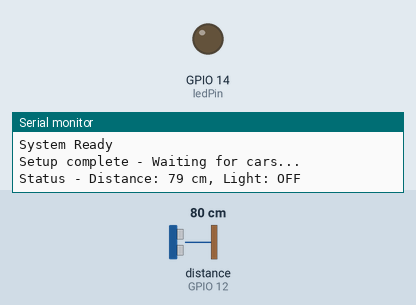
Simulated run of this sketch. Board: ESP32. Parts: output pins drawn as LEDs (lit = HIGH), the last lines printed to the serial monitor. Wiring (inferred from the names in the program): ultrasonic range finder: trigger GPIO 13; echo GPIO 12. Inputs (shaded band) come from the test bench; at power-on: distance to the obstacle (sensor on GPIO 12) 80 cm. The echo pulse lasts 58.3 µs per cm; pins used as bus, display or sensor lines are not drawn.

Above: at 1.2 s.
1.3 s: distance to the obstacle (sensor on GPIO 12) set to 43 cm
2.8 s: distance to the obstacle (sensor on GPIO 12) set to 36 cm
At 3.2 s:
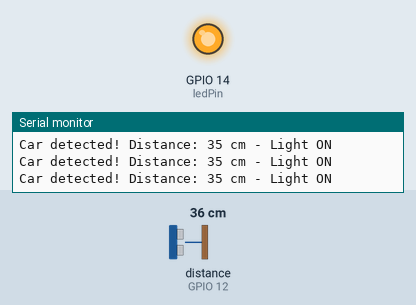
Timing chart, 0 to 5.8 s (numbered marks = the images above; inputs shaded):
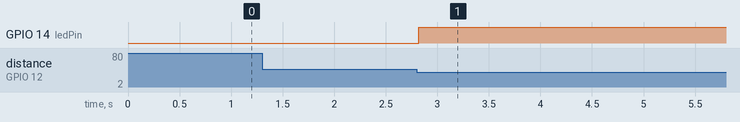

Measured:
- the behaviour switches between 41 and 40 cm on distance to the obstacle (sensor on GPIO 12) (found by bisection; images 0 and 1)
- after the input at 2.8 s, GPIO 14 (ledPin): LOW → HIGH at once

The sketch:

latest_light.ino
```cpp
#include <freertos/FreeRTOS.h>
#include <freertos/task.h>
#include <freertos/semphr.h>

#define TRIGGER_PIN 13
#define ECHO_PIN 12
#define NUM_READINGS 3
const int ledPin = 14;
#define LANTERN_ON HIGH
#define LANTERN_OFF LOW

//фильтр для сглаживания расстояния
#define FILTER_ALPHA 0.6

//время удержания(мс)
#define HOLD_TIME_AFTER_CAR 5000

//Volatile переменные для обмена данными с прерыванием
volatile unsigned long startTime = 0;
volatile unsigned long endTime = 0;
volatile bool newDataAvailable = false;

//для управления фонарем
volatile bool statlight = false;
volatile unsigned long lightOnTime = 0;
volatile bool holdMode = false;
volatile unsigned long holdStartTime = 0;

//история измерений
int distancesCm[NUM_READINGS];
unsigned long readingTimesMs[NUM_READINGS];
int readingIndex = 0;
bool readingsFull = false;

//фильтрованное расстояние
float filteredDistance = 200.0;

//мьютекс для защиты общих переменных
SemaphoreHandle_t dataMutex;

//обработчик прерывания(ISR)
void IRAM_ATTR handleEchoInterrupt() {
  if (digitalRead(ECHO_PIN) == HIGH) {
    startTime = micros();
  } else {
    endTime = micros();
    newDataAvailable = true;
  }
}

//задача FreeRTOS для запуска измерений
void TaskMeasureDistance(void *pvParameters) {
  while (1) {
    digitalWrite(TRIGGER_PIN, LOW);
    delayMicroseconds(2);
    digitalWrite(TRIGGER_PIN, HIGH);
    delayMicroseconds(10);
    digitalWrite(TRIGGER_PIN, LOW);
    vTaskDelay(pdMS_TO_TICKS(50));
  }
}

//экспоненциальное сглаживание
float applyFilter(float newValue, float oldValue, float alpha) {
  return alpha * newValue + (1.0 - alpha) * oldValue;
}

//управление фонарем
void updateLightControl(int currentDistance) {
  unsigned long currentMillis = millis();

  //фильтрация расстояния
  filteredDistance = applyFilter(currentDistance, filteredDistance, FILTER_ALPHA);

  //проверка условий включения
  if (filteredDistance < 40 && filteredDistance > 0) {
    //машина обнаружена вблизи
    digitalWrite(ledPin, LANTERN_ON);
    statlight = true;
    lightOnTime = currentMillis;
    holdMode = false;

    //отладка через Serial
    Serial.print("Car detected! Distance: ");
    Serial.print((int)filteredDistance);
    Serial.println(" cm - Light ON");
  }
  else {
    //машина уехала или не обнаружена
    if (statlight && !holdMode) {
      //режим удержания на 5 секунд
      holdMode = true;
      holdStartTime = currentMillis;
      Serial.println("Car left - Hold mode started (5 seconds)");
    }

    //истекло ли время удержания
    if (holdMode) {
      if (currentMillis - holdStartTime < HOLD_TIME_AFTER_CAR) {
        //в режиме удержания-фонарь горит
        digitalWrite(ledPin, LANTERN_ON);
        statlight = true;
      } else {
        digitalWrite(ledPin, LANTERN_OFF);
        statlight = false;
        holdMode = false;
        Serial.println("Hold time expired - Light OFF");
      }
    } else {
      digitalWrite(ledPin, LANTERN_OFF);
      statlight = false;
    }
  }
}

void setup() {
  Serial.begin(115200);
  Serial.println("ESP32 Ultrasonic Light Control Started");
  Serial.println("System Ready");

  // Настройка пинов
  pinMode(TRIGGER_PIN, OUTPUT);
  pinMode(ECHO_PIN, INPUT);
  pinMode(ledPin, OUTPUT);
  digitalWrite(ledPin, LANTERN_OFF);

  //создание мьютекса
  dataMutex = xSemaphoreCreateMutex();

  //настройка прерывания
  attachInterrupt(digitalPinToInterrupt(ECHO_PIN), handleEchoInterrupt, CHANGE);

  //задача измерения
  xTaskCreate(
    TaskMeasureDistance,
    "Measure Task",
    2048,
    NULL,
    1,
    NULL
  );

  Serial.println("Setup complete - Waiting for cars...");
}

void loop() {
  static unsigned long lastSerialPrint = 0;
  unsigned long currentMillis = millis();

  if (newDataAvailable) {
    if (xSemaphoreTake(dataMutex, (TickType_t) 10) == pdTRUE) {
      //обработка нового измерения
      unsigned long duration = endTime - startTime;
      int currentDistanceCm = (duration * 0.0343) / 2;

      //проверка на корректность измерения
      if (currentDistanceCm > 200 || currentDistanceCm < 0 || duration > 11650) {
        currentDistanceCm = 200;
      }

      newDataAvailable = false;

      //сохранение в историю
      distancesCm[readingIndex] = currentDistanceCm;
      readingTimesMs[readingIndex] = millis();

      readingIndex++;
      if (readingIndex >= NUM_READINGS) {
        readingIndex = 0;
        readingsFull = true;
      }

      //обновление управления фонарем
      updateLightControl(currentDistanceCm);

      xSemaphoreGive(dataMutex);
    }
  }

  //периодический вывод статуса в Serial
  if (currentMillis - lastSerialPrint >= 1000) {
    if (xSemaphoreTake(dataMutex, (TickType_t) 5) == pdTRUE) {
      Serial.print("Status - Distance: ");
      Serial.print((int)filteredDistance);
      Serial.print(" cm, Light: ");
      Serial.print(statlight ? "ON" : "OFF");

      if (holdMode && statlight) {
        unsigned long holdRemaining = HOLD_TIME_AFTER_CAR - (currentMillis - holdStartTime);
        Serial.print(", Hold remaining: ");
        Serial.print(holdRemaining / 1000);
        Serial.print(".");
        Serial.print((holdRemaining % 1000) / 100);
        Serial.print("s");
      }
      Serial.println();

      lastSerialPrint = currentMillis;
      xSemaphoreGive(dataMutex);
    }
  }

  //обработка таймеров удержания даже без новых данных
  if (holdMode && statlight) {
    if (xSemaphoreTake(dataMutex, (TickType_t) 5) == pdTRUE) {
      if (millis() - holdStartTime >= HOLD_TIME_AFTER_CAR) {
        digitalWrite(ledPin, LANTERN_OFF);
        statlight = false;
        holdMode = false;
        Serial.println("Timer check: Light OFF");
      }
      xSemaphoreGive(dataMutex);
    }
  }

  vTaskDelay(pdMS_TO_TICKS(20));
}
```
